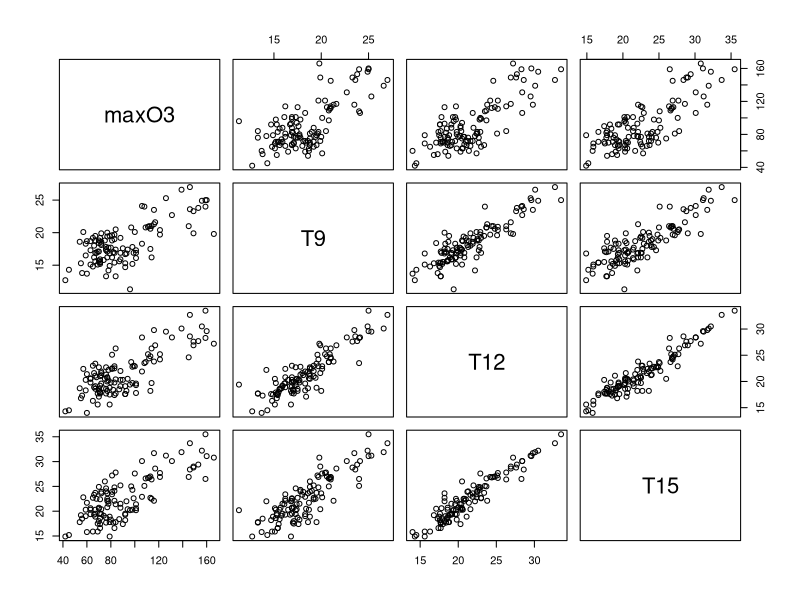
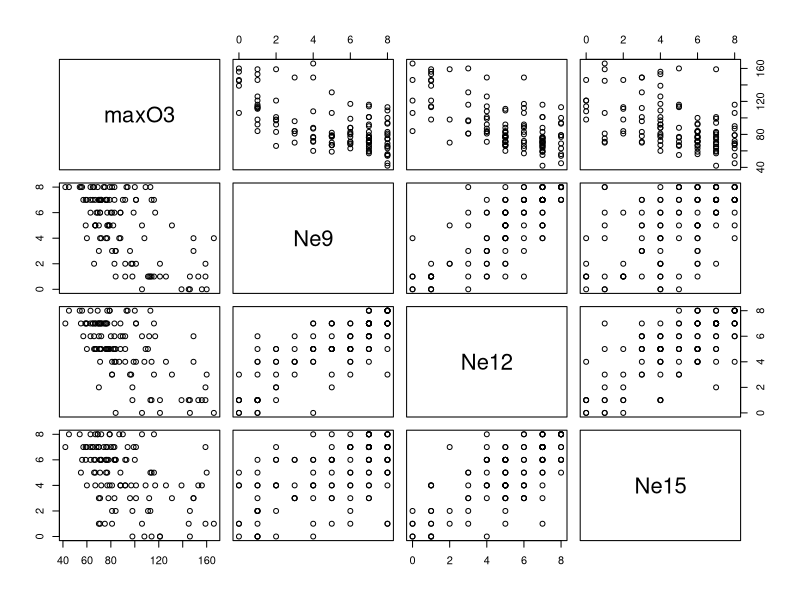
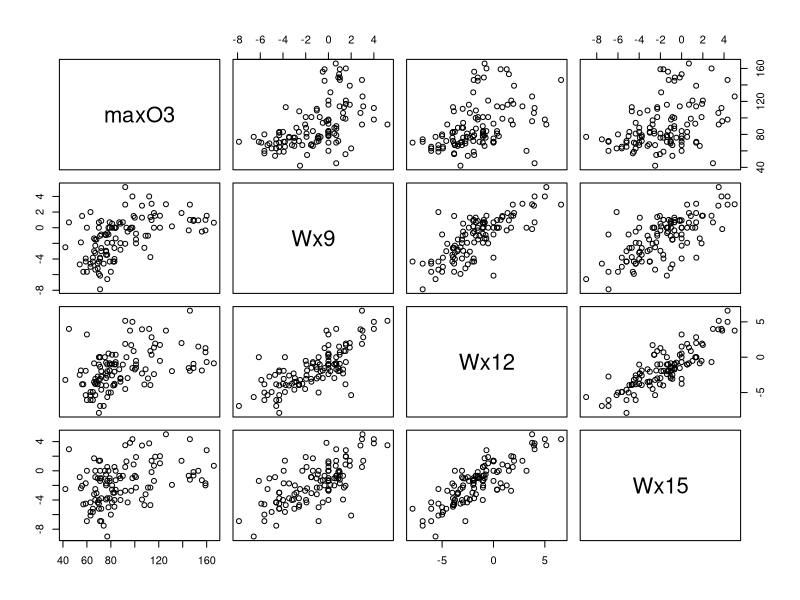
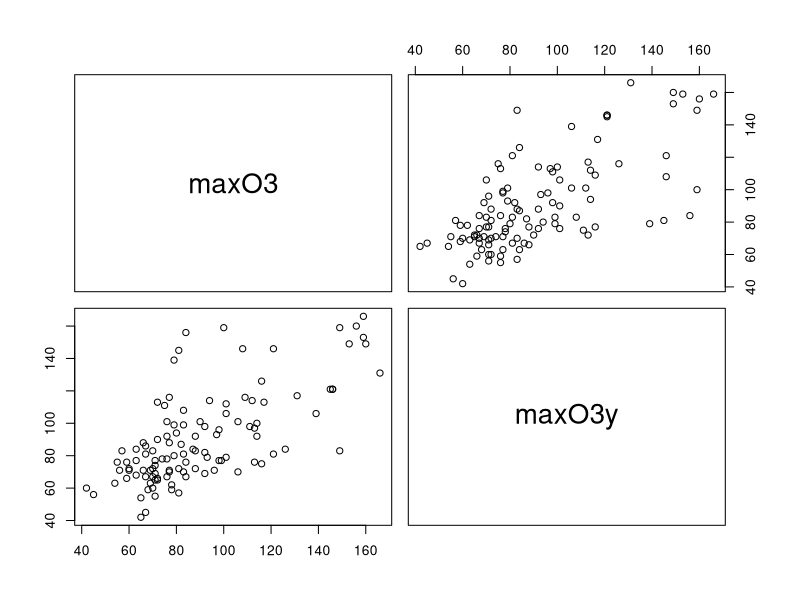
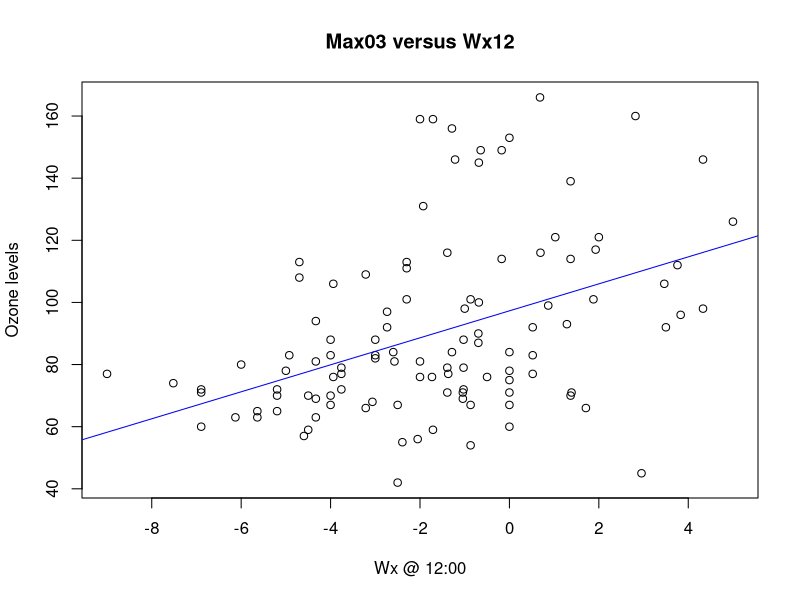
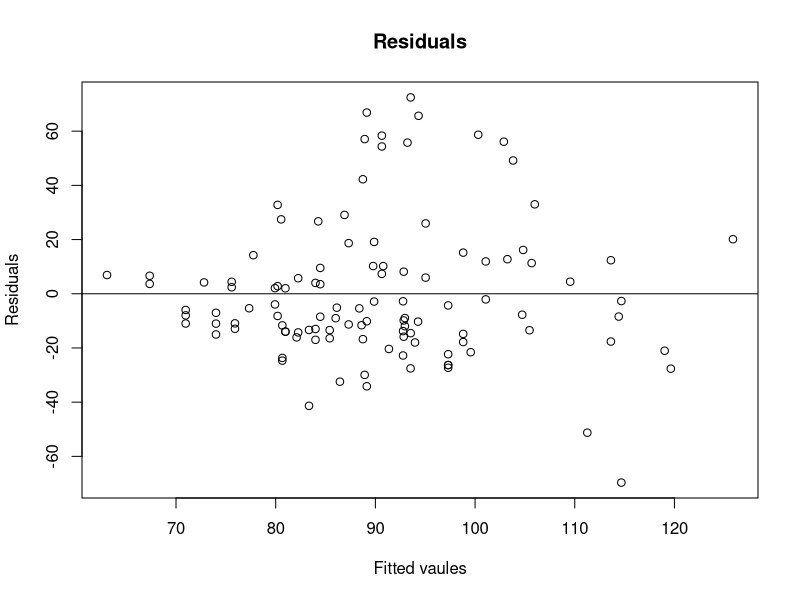
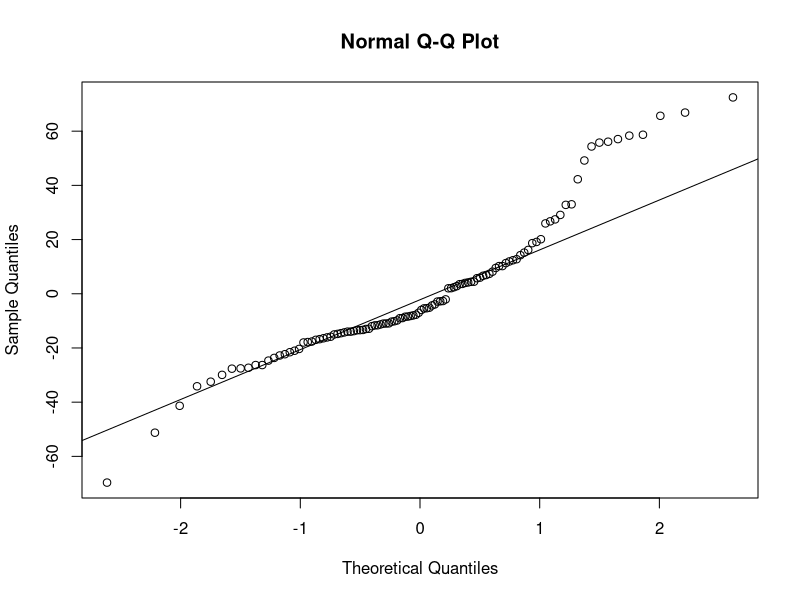
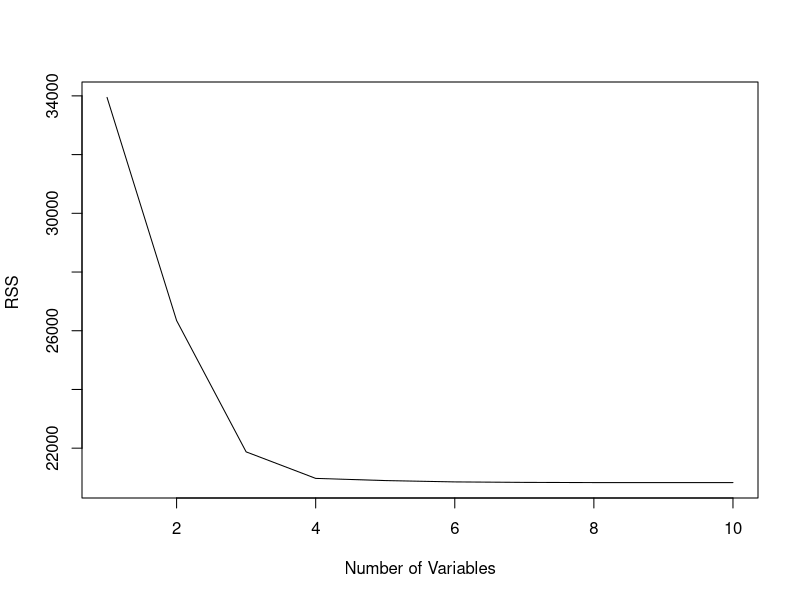

Recreate these plots in R, in order.
## ---- chunk 1
df <- read.table("ozone.txt", header = TRUE, sep=" ")
df <- df[, 2:ncol(df)]
attach(df)
head(df)
## ---- chunk 2
head(is.na.data.frame(df))
## ---- chunk 3
pairs(subset(df, select = c(1,2,3,4)))
pairs(subset(df, select = c(1,5,6,7)))
pairs(subset(df, select = c(1,8,9,10)))
pairs(subset(df, select = c(1,11)))
## ---- chunk 4
cor_9 = cor(df$T9, df$maxO3, method = c("pearson"))
cor_12 = cor(df$T12, df$maxO3, method = c("pearson"))
cor_15 = cor(df$T15, df$maxO3, method = c("pearson"))
## ---- chunk 5
simple.model <- lm(df$maxO3 ~ df$Wx12)
plot(df$Wx15, df$maxO3, main = "Max03 versus Wx12", xlab = "Wx @ 12:00", ylab = "Ozone levels")
abline(simple.model, col="blue")
## ---- chunk 6
summary(simple.model) 
## ---- chunk 7
simple.model.residuals = resid(simple.model)
simple.model.fitted = fitted.values(simple.model)
plot(simple.model.fitted, simple.model.residuals, 
          ylab = "Residuals", 
          xlab = "Fitted vaules", 
          main = "Residuals")
abline(0,0)
#create Q-Q plot for residuals
qqnorm(simple.model.residuals)
#add a straight diagonal line to the plot
qqline(simple.model.residuals) 
## ---- chunk 8
multi.model <- lm(df$maxO3 ~ df$T12 + df$Ne12 + df$Wx12)
summary(multi.model) 
## ---- chunk 9
df_num <- df[ , purrr::map_lgl(df, is.numeric)]
head(df_num)
## ---- chunk 10
#install.packages("leaps")
library(leaps)
models <- regsubsets(maxO3~., data=df_num, nvmax = 10)
models.summary <- summary(models)
models.summary
## ---- chunk 11
models.summary$rsq
## ---- chunk 12
plot(models.summary$rss , xlab ="Number of Variables", ylab ="RSS ",type ="l")

plot(models.summary$cp ,xlab =" Number of Variables ", ylab =" Cp",type="l")
cp.min <- which.min(models.summary$cp)
points (cp.min, models.summary$cp[cp.min] , col ="purple ", cex =2, pch =20)

plot(models.summary$bic , xlab =" Number of Variables ", ylab =" BIC ",type="l")
bic.min <- which.min (models.summary$bic )
points (bic.min, models.summary$bic[bic.min] , col ="purple ", cex =2, pch =20)

plot(models.summary$adjr2 ,xlab ="Number of Variables",ylab ="Adjusted RSq", type ="l")
adjr2.max <- which.max (models.summary$adjr2)
points (adjr2.max, models.summary$adjr2[adjr2.max] , col ="purple ", cex =2, pch =20)
